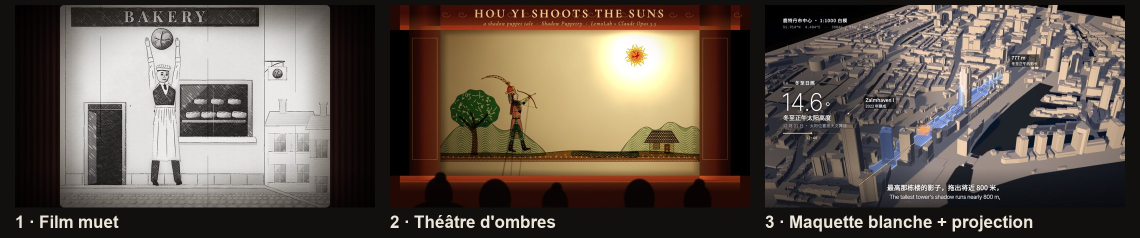
#> input picture dikteo/pubs/styles/pistes.jpg, 2280 x 475 px (shown at 1/2 size)
$ python -i monter.py   (imports and definitions only)
#> lines starting #> are read from the running program, lines starting #| are printed output that depends on the picture
#> further down, picture is the input picture: shape (475, 2280, 3); mean B, G, R 76.8, 86.1, 97.1
"""Monte une pub Diktéo de bout en bout : plans, écran incrusté, titres, voix, musique, bruitages.

Usage : python monter.py <nom de la pub> [--brouillon]   (les pubs sont décrites dans pubs.py)

Étapes :
1. les plans « incrust » passent par incruster.py (écran de Diktéo posé dans le téléphone à écran vert) ;
2. chaque plan est lu, recadré au format (zoom doux d'un point à un autre), étalonné chaud et légèrement granuleux ;
3. les titres (titres.html) sont rendus en PNG transparents et posés par-dessus ;
4. le son : musique coupée sur les mesures, voix off, bruitages, musique baissée sous la voix, -16 LUFS.
"""
import argparse
import hashlib
import json
import os
import subprocess
import sys
import wave

import cv2
import numpy as np

ICI = os.path.dirname(os.path.abspath(__file__))
VIDEO = os.path.dirname(ICI)
TMP = os.path.join(ICI, "tmp")
OUT = os.path.join(VIDEO, "out", "pub2")
ECRAN = os.path.join(ICI, "ecran", "sombre")
CLIPS = os.path.join(ICI, "clips")
SFX = os.path.join(VIDEO, "son", "sfx")
MUSIQUE = os.path.join(VIDEO, "assets", "musique", "promo-drop.mp3")
IPS = 30


# [5 lines left out: function sh, not called in this run]


# ——— Étalonnage : chaud, noirs relevés, contraste doux, un peu désaturé ———
def luts():
    x = np.arange(256) / 255.0
    s = x + 0.10 * np.sin(np.pi * x) * (x - 0.5) * 2  # courbe en S douce
    base = 0.035 + 0.94 * np.clip(s, 0, 1)            # noirs relevés, blancs adoucis
    r = np.clip(base * 1.045 + 0.008, 0, 1)
    g = np.clip(base * 1.0, 0, 1)
    b = np.clip(base * 0.92 + 0.012, 0, 1)
    return [(c * 255).astype(np.uint8) for c in (b, g, r)]


LUT = luts()


def etalonner(img, sat=0.9):
#> called with sat = 0.9
    out = np.dstack([cv2.LUT(img[..., k], LUT[k]) for k in range(3)])
    if sat != 1:
        hsv = cv2.cvtColor(out, cv2.COLOR_BGR2HSV).astype(np.float32)
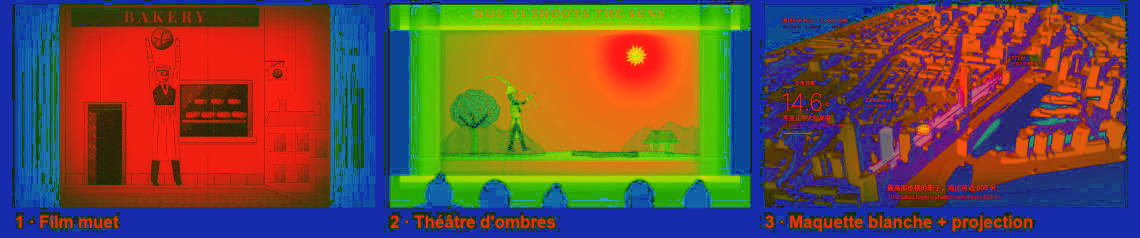
#> hsv: shape (475, 2280, 3) float32 (shown at 1/2 size); mean B, G, R 67, 77.1, 105.9
        hsv[..., 1] *= sat
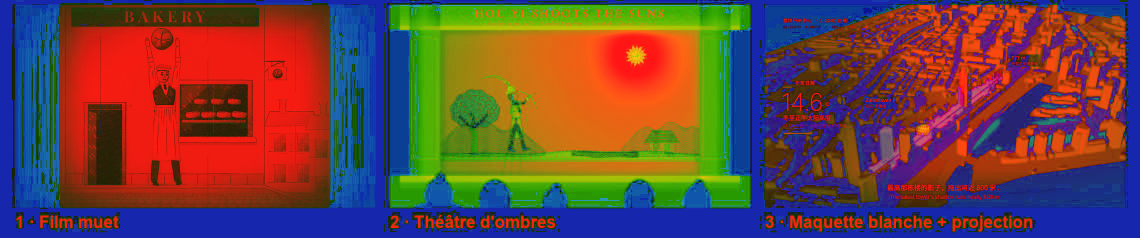
#> hsv: shape (475, 2280, 3) float32 (shown at 1/2 size); mean B, G, R 67, 69.1, 105.9
        out = cv2.cvtColor(np.clip(hsv, 0, 255).astype(np.uint8), cv2.COLOR_HSV2BGR)
    return out


def adoucir(x):
    x = min(1.0, max(0.0, x))
    return x * x * (3 - 2 * x)


# [25 lines left out: functions cadrer, ajuster, not called in this run]


class Lecteur:
    """Lit une vidéo à une cadence quelconque, sans revenir en arrière."""

    # [36 lines left out: functions __init__, image, plan_incruste, not called in this run]


def images_ecran():
    return sorted(f for f in os.listdir(ECRAN) if f.endswith(".png"))


# [54 lines left out: functions fond_ecran, rendu_ecran, vignette, not called in this run]


# ——— Voix : instants de chaque mot (parole répartie selon la longueur des mots) ———
def duree_wav(f):
    with wave.open(f) as w:
        return w.getnframes() / w.getframerate()


# [170 lines left out: functions parole, mots_cales, mixer, main, not called in this run]


# [2 lines not run here, left out]

>>> import cv2
>>> picture = cv2.imread('../dikteo/pubs/styles/pistes.jpg')
>>> result = etalonner(picture)
